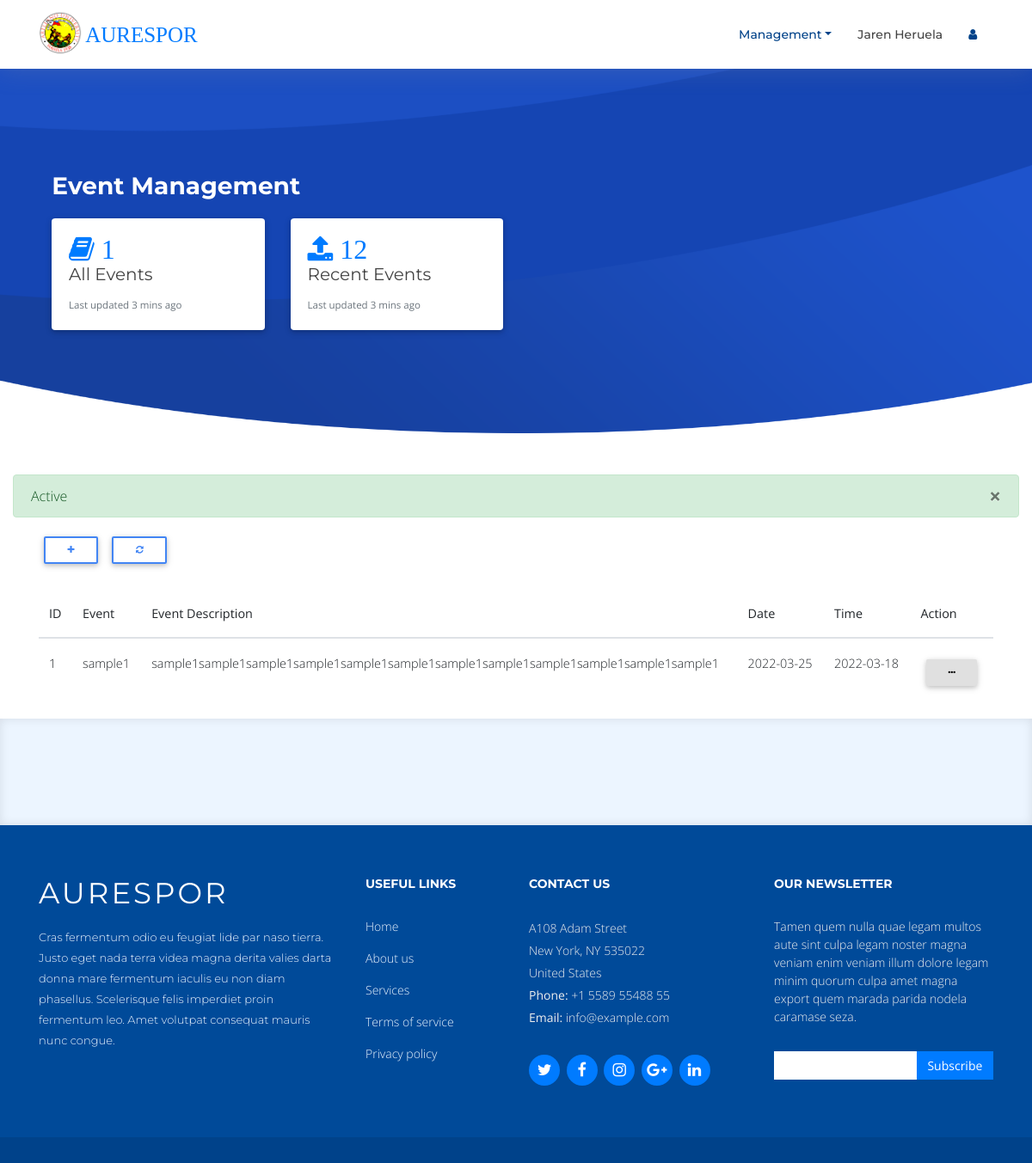
The app's page /admin/events/index.php (signed in), older data.
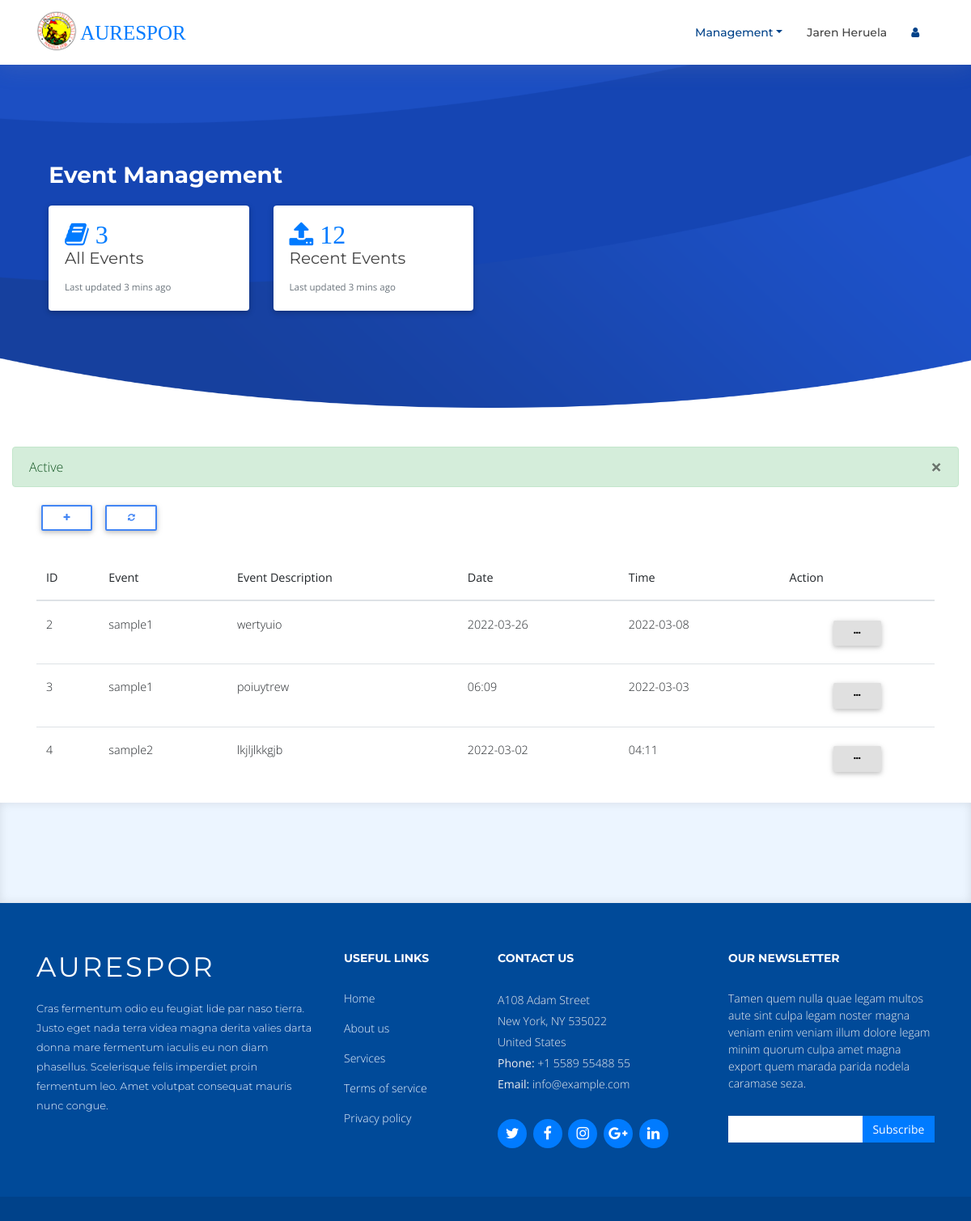
The same page, newer data.
### tables this page shows
CREATE TABLE `tblevents` (
  `id` int(100) NOT NULL,
  `event_name` varchar(100) NOT NULL,
  `event_description` longtext NOT NULL,
  `date` varchar(20) NOT NULL,
  `time` varchar(20) NOT NULL
);

### admin/events/index.php (the view, shortened to what this page needs)
<?php
include_once("config.php");
?>
<?php
$sql = "SELECT * from tblevents";
if ($result = mysqli_query($mysqli, $sql)) {
  $rowcount = mysqli_num_rows( $result );
}
?>
<!DOCTYPE html>
<html lang="en">
<head>
  <link rel="stylesheet" href="https://use.fontawesome.com/releases/v5.11.2/css/all.css">
  <link rel="stylesheet" href='../../resource/package/dist/sweetalert2.min.css' media="screen" />
  <link rel="stylesheet" href="../../resource/css/bootstrap.min.css">
	<link rel="stylesheet" href="../../resource/css/mdb.min.css">
  <link href="../../resource/lib/font-awesome/css/font-awesome.min.css" rel="stylesheet">
  <link href="../../resource/lib/animate/animate.min.css" rel="stylesheet">
  <link href="../../resource/lib/ionicons/css/ionicons.min.css" rel="stylesheet">
  <link href="../../resource/lib/owlcarousel/assets/owl.carousel.min.css" rel="stylesheet">
  <link href="../../resource/lib/lightbox/css/lightbox.min.css" rel="stylesheet">
  <link href="../../resource/css/style.css" rel="stylesheet">
  <link href="../../resource/css/addons.css" rel="stylesheet">
</head>
<body>
<header id="header" class="fixed-top">
    <div class="container">
      <div class="logo float-left">
       <a href="/customlandingpage/admin/index.php" class="scrollto"><img src="../../resource/img/logo.png" alt="" class="img-fluid" >&nbsp;<strong>AURESPOR</strong></a>
      </div>
      <nav class="main-nav float-right d-none d-lg-block" >
        <ul>
        <?php
          if (isset($_SESSION['id']))
          {
            if ($_SESSION['role']=="Administrator")
            { ?>
              <li class="nav-item dropdown">
                <a class="nav-link dropdown-toggle" href="#"id="navbarDropdown" role="button"data-toggle="dropdown" aria-haspopup="true"aria-expanded="false">Management</a>
              <?php
            }
            ?>
                </li>
                  <li><a><?php echo $_SESSION['name'];?></a></li>
                  <li class="nav-item dropdown" >
                  <a class="nav-link " href="#" id="navbarDropdown" role="button" data-toggle="dropdown" aria-haspopup="true" aria-expanded="false">
                    <i class="fa fa-user"></i>&nbsp;</a>
                  </li>
                  <?php
          }
          else
          {
            header("Location: ../../login/login.php");
          }?>
        </ul>
      </nav>
    </div>
  </header>
  <section id="intro" class="clearfix">
  <div class="container">
  <h3 style="color:#fff;">&nbsp;<b> Event Management </b></h3>
    <div class="card-group">
          <div class="col-md-3 col-sm-5">
            <div class="card">
              <div class="card-body">
                <i class="fa fa-book fa-2x " style="color:#007bff"> <?php  echo($rowcount); ?></i>
                 <h5 class="card-title">All Events </h5>
                <p class="card-text"><small class="text-muted">Last updated 3 mins ago</small></p>
              </div>
            </div>
          </div>
          <div class="col-md-3 col-sm-5">
            <div class="card">
              <div class="card-body">
               <i class="fa fa-upload fa-2x" style="color:#007bff">  12</i>
                <h5 class="card-title"> Recent Events </h5>
                <p class="card-text"><small class="text-muted">Last updated 3 mins ago</small></p>
              </div>
            </div>
          </div>
      </div>
    </div>
</section>
  <BR><BR>
<div class="col-md-12">
<?php
    if(isset($_SESSION['status']))
    {
      ?>
    <div class="alert alert-success  fade show" role="alert">
   <?php  echo $_SESSION['status']; ?>
  <button type="button" class="close" data-dismiss="alert" aria-label="Close">
    <span aria-hidden="true">&times;</span>
  </button>
</div>
      <?php
    }
?>
</div>
  <main id="main">
  <body>
  <div class="container">
<button type="button" class="btn btn-outline-primary btn-sm" data-toggle="modal" data-target="#create-project">
<i  class="fa fa-plus"></i>
</button>
<a href="http://localhost/customlandingpage/admin/events/index.php"><button type="button" class="btn btn-outline-primary btn-sm">
<i class="fa fa-refresh" aria-hidden="true"></i>
</button>
</a>
<br/>
<br/>
<div class="table-responsive-lg">
 <table id="news" class="table table-hover">
   <thead>
     <tr>
       <th scope="col">ID</th>
       <th scope="col">Event</th>
       <th scope="col">Event Description</th>
       <th scope="col">Date </th>
       <th scope="col">Time </th>
       <th scope="col" align="center">Action</th>
     </tr>
   </thead>
   <tbody>
     <?php
     $result = mysqli_query($mysqli, "SELECT * FROM tblevents");
     if ($result->num_rows>0) {
     while ($data = mysqli_fetch_array($result)) {
       ?>
       <tr>
        <td><?php echo $data['id']?></td>
        <td><?php echo $data['event_name']?></a></td>
        <td><?php echo $data['event_description']?></a></td>
        <td><?php echo $data['date']?></a></td>
        <td><?php echo $data['time']?></a></td>
        <td align="center"> <div class="dropdown">
          <button class="btn btn-light btn-sm" type="button" id="option" data-toggle="dropdown" aria-haspopup="true" aria-expanded="false">
          <i class="fa fa-ellipsis-h"> </i>
        </button>
       </div>
     </td>
   </tr>
   <?php
 }
}
 ?>
</tbody>
</table>
</div>
</div>
    <section id="services" class="section-bg">
      <div class="container">
        <br>
      </div>
    </section>
  </main>
  <footer id="footer">
    <div class="footer-top">
      <div class="container">
        <div class="row">
          <div class="col-lg-4 col-md-6 footer-info">
            <h3>AURESPOR</h3>
            <p>Cras fermentum odio eu feugiat lide par naso tierra. Justo eget nada terra videa magna derita valies darta donna mare fermentum iaculis eu non diam phasellus. Scelerisque felis imperdiet proin fermentum leo. Amet volutpat consequat mauris nunc congue.</p>
          </div>
          <div class="col-lg-2 col-md-6 footer-links">
            <h4>Useful Links</h4>
            <ul>
              <li><a href="#">Home</a></li>
              <li><a href="#">About us</a></li>
              <li><a href="#">Services</a></li>
              <li><a href="#">Terms of service</a></li>
              <li><a href="#">Privacy policy</a></li>
            </ul>
          </div>
          <div class="col-lg-3 col-md-6 footer-contact">
            <h4>Contact Us</h4>
            <p>
              A108 Adam Street <br>
              New York, NY 535022<br>
              United States <br>
              <b>Phone:</b> +1 5589 55488 55<br>
              <b>Email:</b> info@example.com<br>
            </p>
            <div class="social-links">
              <a href="#" class="twitter"><i class="fa fa-twitter"></i></a>
              <a href="#" class="facebook"><i class="fa fa-facebook"></i></a>
              <a href="#" class="instagram"><i class="fa fa-instagram"></i></a>
              <a href="#" class="google-plus"><i class="fa fa-google-plus"></i></a>
              <a href="#" class="linkedin"><i class="fa fa-linkedin"></i></a>
            </div>
          </div>
          <div class="col-lg-3 col-md-6 footer-newsletter">
            <h4>Our Newsletter</h4>
            <p>Tamen quem nulla quae legam multos aute sint culpa legam noster magna veniam enim veniam illum dolore legam minim quorum culpa amet magna export quem marada parida nodela caramase seza.</p>
            <form action="" method="post">
              <input type="email" name="email"><input type="submit" value="Subscribe">
            </form>
          </div>
        </div>
      </div>
    </div>
  </footer>
  <link rel="stylesheet" href="//cdn.datatables.net/1.11.5/css/jquery.dataTables.min.css">
</body>
</html>

### resource/css/style.css (style rules this page uses)
body { background: #fff; color: #444; font-family: "Open Sans", sans-serif; }
strong { font-family: thwack light; font-size: 25px; }
a { color: #007bff; transition: 0.5s; }
p { padding: 0; margin: 0 0 30px 0; }
h1, h2, h3, h4, h5, h6 { font-family: "Montserrat", sans-serif; font-weight: 400; margin: 0 0 20px 0; padding: 0; }
#header { height: 80px; transition: all 0.5s; z-index: 997; transition: all 0.5s; padding: 20px 0; background: #fff; box-shadow: 0px 0px 30px rgba(127, 137, 161, 0.3); }
#header .logo img { padding: 0; max-height: 50px; position: relative; bottom: 7px; }
#intro { width: 100%; position: relative; background: url("../img/intro-bg.png") center bottom no-repeat; background-size: cover; padding: 200px 0 120px 0; }
.main-nav, .main-nav * { margin: 0; padding: 0; list-style: none; }
.main-nav > ul > li { position: relative; white-space: nowrap; float: left; }
.main-nav a { display: block; position: relative; color: #004289; padding: 10px 15px; transition: 0.3s; font-size: 14px; font-family: "Montserrat", sans-serif; font-weight: 500; }
.mobile-nav { position: fixed; top: 0; bottom: 0; z-index: 9999; overflow-y: auto; left: -260px; width: 260px; padding-top: 18px; background: rgba(19, 39, 57, 0.8); transition: 0.4s; }
.mobile-nav * { margin: 0; padding: 0; list-style: none; }
.mobile-nav a { display: block; position: relative; color: #fff; padding: 10px 20px; font-weight: 500; }
.section-bg { background: #ecf5ff; }
#services { padding: 60px 0 40px 0; box-shadow: inset 0px 0px 12px 0px rgba(0, 0, 0, 0.1); }
#footer { background: #00428a; padding: 0 0 30px 0; color: #eee; font-size: 14px; }
#footer .footer-top { background: #004a99; padding: 60px 0 30px 0; }
#footer .footer-top .footer-info { margin-bottom: 30px; }
#footer .footer-top .footer-info h3 { font-size: 34px; margin: 0 0 20px 0; padding: 2px 0 2px 0; line-height: 1; font-family: "Montserrat", sans-serif; color: #fff; font-weight: 400; letter-spacing: 3px; text-transform: uppercase; }
#footer .footer-top .footer-info p { font-size: 13px; line-height: 24px; margin-bottom: 0; font-family: "Montserrat", sans-serif; color: #ecf5ff; }
#footer .footer-top .social-links a { font-size: 18px; display: inline-block; background: #007bff; color: #fff; line-height: 1; padding: 8px 0; margin-right: 4px; border-radius: 50%; text-align: center; width: 36px; height: 36px; transition: 0.3s; }
#footer .footer-top h4 { font-size: 14px; font-weight: bold; color: #fff; text-transform: uppercase; position: relative; padding-bottom: 10px; }
#footer .footer-top .footer-links { margin-bottom: 30px; }
#footer .footer-top .footer-links ul { list-style: none; padding: 0; margin: 0; }
#footer .footer-top .footer-links ul li { padding: 8px 0; }
#footer .footer-top .footer-links ul li:first-child { padding-top: 0; }
#footer .footer-top .footer-links ul a { color: #ecf5ff; }
#footer .footer-top .footer-contact { margin-bottom: 30px; }
#footer .footer-top .footer-contact p { line-height: 26px; }
#footer .footer-top .footer-newsletter { margin-bottom: 30px; }
#footer .footer-top .footer-newsletter input[type="email"] { border: 0; padding: 6px 8px; width: 65%; }
#footer .footer-top .footer-newsletter input[type="submit"] { background: #007bff; border: 0; width: 35%; padding: 6px 0; text-align: center; color: #fff; transition: 0.3s; cursor: pointer; }

Row changes from the older to the newer data that the page shows:
removed tblevents: id "1", event_name "sample1", event_description "sample1sample1sample1sample1sample1sample1sample1sample1sample1sample1sample1sample1", date "2022-03-25", time "2022-03-18"
added tblevents: id "2", event_name "sample1", event_description "wertyuio", date "2022-03-26", time "2022-03-08"
added tblevents: id "3", event_name "sample1", event_description "poiuytrew", date "06:09", time "2022-03-03"
added tblevents: id "4", event_name "sample2", event_description "lkjljlkkgjb", date "2022-03-02", time "04:11"
Text that changed along with them:
$rowcount: "1" → "3"
